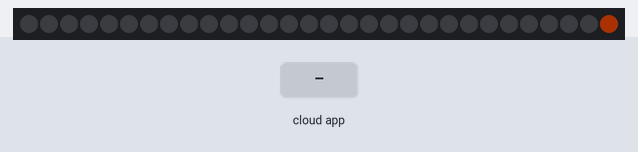
The sketch below on a simulated Arduino Mega 2560, built with avr-gcc and run on an emulated ATmega2560. On the bench: 30 RGB LEDs in strip order, left to right. The test bench sets the inputs (shaded band). Dim RGB values are drawn brighter than linear; the ROS host is connected and sends only what is stated.

Above: at 2.3 s.
2.4 s: the phone or cloud app sets navBool to 1
At 3.5 s:
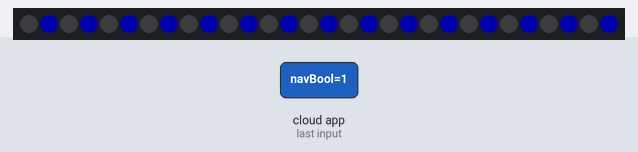
6.0 s: the phone or cloud app sets estop to 1
At 7.1 s:
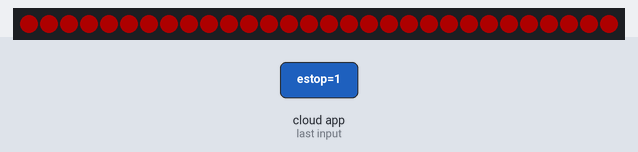
9.4 s: the phone or cloud app sets estop to 0
At 10.65 s:
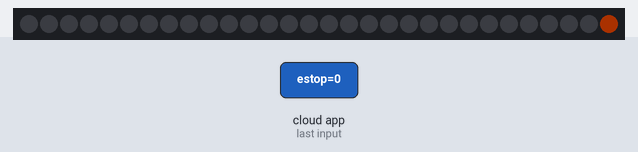
Timing chart, 0 to 12.4 s (numbered marks = the images above; inputs shaded):
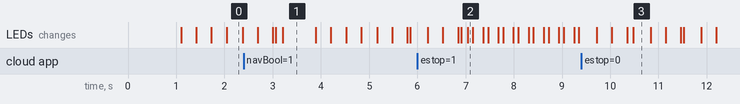

Measured:
- after the input at 2.4 s, the LEDs: first differ from a run without the input after 0.81 s (image 1)
- after the input at 6.0 s, the LEDs: first differ from a run without the input after 1.0 s (image 2)
- after the input at 9.4 s, the LEDs: first change after 0.32 s (image 3 shows a later state)

The sketch:

tsukuba_navigation_LED_v2.ino
```cpp
#define USE_USBCON  // seeeduino xiao model needs this flag to be defined
#define SERIAL_PORT Serial

#include <Adafruit_NeoPixel.h>
#include <ros.h>
#include <std_msgs/Bool.h>
#define PIN 6
#define ANALOG_PIN A0
#define NUMPIN 30
Adafruit_NeoPixel strip = Adafruit_NeoPixel(NUMPIN, PIN, NEO_GRB + NEO_KHZ800);

ros::NodeHandle nh;

volatile bool navigation = false;
volatile bool stop = false;
unsigned long time =0;

void navigation_callback(const std_msgs::Bool& navBool) {
  navigation = navBool.data;
  time = millis();
}

void estop_callback(const std_msgs::Bool& estop) {
  stop = estop.data;
}

ros::Subscriber<std_msgs::Bool> sub("/navBool", &navigation_callback);
ros::Subscriber<std_msgs::Bool> sub1("/estop", &estop_callback);

void whiteLight() {
  int i = 0;
  for (i = 0; i < NUMPIN; i++) strip.setPixelColor(i, 50, 50, 50);//white
  strip.show();
  delay(5);
  for (i = 0; i < NUMPIN; i++) strip.setPixelColor(i, 0, 0, 0);
  strip.show();
}
void blueLight() {
  int i=0;
  for (i = 0; i < NUMPIN; i++) strip.setPixelColor(i, 0, 0, 50);
  strip.show();
}

void blueLight1_1() {
  int i, j;
  //for(j=0; j<256; j++) {
    for(i=0; i<NUMPIN; i++) {
      if(i%2 == 0){
        strip.setPixelColor(i, 0, 0, 50);
      }else{
        strip.setPixelColor(i, 0, 0, 0);
      }
    }
    strip.show();
    //delay(wait);
  //}
}

void blueLight1_2() {
    for(int i=0; i<NUMPIN; i++) {
      if(i%2 == 1){
        strip.setPixelColor(i, 0, 0, 50);
      }else{
        strip.setPixelColor(i, 0, 0, 0);
      }
    }
    strip.show();
    //delay(wait);
  }

void blueLight2(){
  blueLight1_1();
  blueLight1_2();
}

void blueLight3(){
  int i;
     for(i = 0 ; i < NUMPIN; i++ )
     {
        strip.setPixelColor(i-1,0,0,0);
        strip.setPixelColor(i, 0, 0, 50);
        strip.show();
        delay(30);
     }
}

void orangeLight() {
  int i=0;
  for (i = 0; i < NUMPIN; i++) strip.setPixelColor(i,45,13,0);//255,69,0
  strip.show();
}

void orangeLight1_sequential() {
  int i=0;
  int j = 0;
   while (j < 5) {
     for(i=0;i<NUMPIN;i++)strip.setPixelColor(i,45,13,0);strip.show();delay(100);
     for(i=0;i<NUMPIN;i++) strip.setPixelColor(i, 0, 0, 0);strip.show();
    //for (i = 0; i < NUMPIN; i++) strip.setPixelColor(i,45,13,0);strip.show();strip.setPixelColor(i,0,0,0);strip.show();//255,69,0
    j++;
    if(navigation == false)break;
    if(stop)break;
  }
}

void orangeLight2_sequential() {
  int i=0;
  int j = 0;
   while (j < 5) {
     for(i=NUMPIN;i>=0;i--)strip.setPixelColor(i,45,13,0);strip.show();delay(100);
     for(i=NUMPIN;i>=0;i--) strip.setPixelColor(i, 0, 0, 0);strip.show();
    //for (i = 0; i < NUMPIN; i++) strip.setPixelColor(i,45,13,0);strip.show();strip.setPixelColor(i,0,0,0);strip.show();//255,69,0
    j++;
    if(navigation == false)break;
    if(stop)break;
  }
}

void orangeLight3(){
  int i;
     for(i = 0 ; i < NUMPIN; i++ )
     {
        strip.setPixelColor(i-1,0,0,0);
        strip.setPixelColor(i, 45,13,0);
        strip.show();
        delay(30);
     }
}

void redLight() {
  int i = 0;
  for (i = 0; i < NUMPIN; i++) strip.setPixelColor(i, 50, 0, 0);
  strip.show();
}

void redLightflash() {
  int j = 0;
  int i = 0;
  while (j < 5) {
    for ( i = 0; i < NUMPIN; i++) strip.setPixelColor(i, 50, 0, 0);
    strip.show();
    delay(100);
    for ( i = 0; i < NUMPIN; i++) strip.setPixelColor(i, 0, 0, 0);
    strip.show();
    delay(100);
    j++;
    if(navigation == false)break;
    if(stop)break;
  }
}

void downLight() {
  int i = 0;
  for ( i = 0; i < NUMPIN; i++) strip.setPixelColor(i, 0, 0, 0);
  strip.show();
}

void controlLoopnav3() {
   if(stop == true && navigation == true){redLightflash();}
   else if(stop == true && navigation == false){redLightflash();}
   else if(stop == false && navigation == true){blueLight2();}
   else if(stop == false && navigation == false){orangeLight3();}
 }

void setup() {
  SERIAL_PORT.begin(115200);
  nh.getHardware()->setBaud(115200);
  nh.initNode();
  nh.subscribe(sub);
  nh.subscribe(sub1);
  strip.begin();
  strip.show();
  delay(100);
  navigation = false;
  while (SERIAL_PORT.available())
    SERIAL_PORT.read();
  delay(1000);
}

void loop() {
  if(millis() > time+700){navigation = false;}//WDT
  controlLoopnav3();
  nh.spinOnce();
  delay(10);
  delay(100);
}
```
